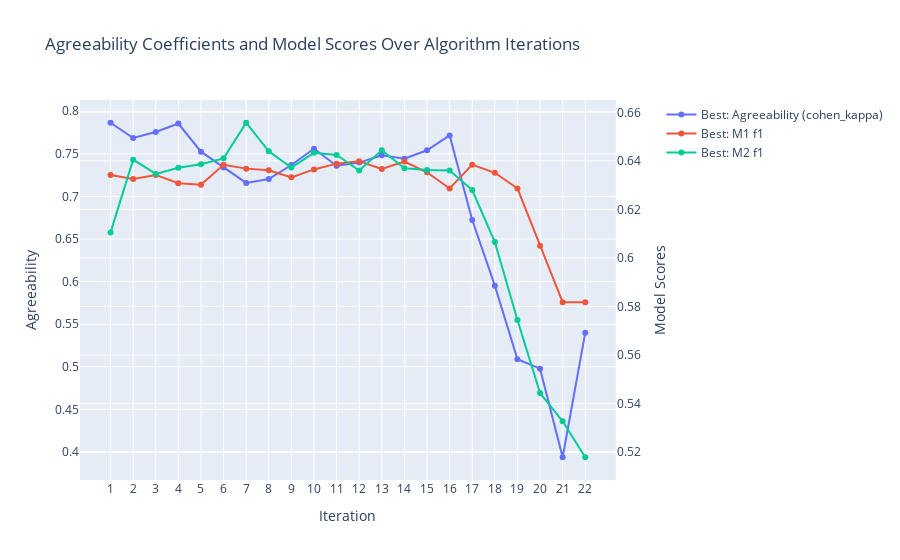

Notebook cell for this chart:
### Code cell
rfc_logit.interactive_plot()

### Figure 1 — Plotly figure (JSON) as saved in the notebook; plotly's stock layout.template omitted (floating-point values rounded to 4 significant figures)
{"data": [{"hoverinfo": "text", "hovertext": ["<br> Best: Agreeability (cohen_kappa): <br> 0.7865 <br> All: Mean Agreeability (cohen_kappa): <br> 0.7865 <br> All: Agreeability St. Dev.: <br> 0.0000", "<br> Best: Agreeability (cohen_kappa): <br> 0.7686 <br> All: Mean Agreeability (cohen_kappa): <br> 0.7710 <br> All: Agreeability St. Dev.: <br> 0.0268", "<br> Best: Agreeability (cohen_kappa): <br> 0.7757 <br> All: Mean Agreeability (cohen_kappa): <br> 0.7500 <br> All: Agreeability St. Dev.: <br> 0.0210", "<br> Best: Agreeability (cohen_kappa): <br> 0.7856 <br> All: Mean Agreeability (cohen_kappa): <br> 0.7485 <br> All: Agreeability St. Dev.: <br> 0.0253", "<br> Best: Agreeability (cohen_kappa): <br> 0.7526 <br> All: Mean Agreeability (cohen_kappa): <br> 0.7378 <br> All: Agreeability St. Dev.: <br> 0.0330", "<br> Best: Agreeability (cohen_kappa): <br> 0.7340 <br> All: Mean Agreeability (cohen_kappa): <br> 0.7221 <br> All: Agreeability St. Dev.: <br> 0.0289", "<br> Best: Agreeability (cohen_kappa): <br> 0.7159 <br> All: Mean Agreeability (cohen_kappa): <br> 0.7068 <br> All: Agreeability St. Dev.: <br> 0.0280", "<br> Best: Agreeability (cohen_kappa): <br> 0.7204 <br> All: Mean Agreeability (cohen_kappa): <br> 0.7052 <br> All: Agreeability St. Dev.: <br> 0.0268", "<br> Best: Agreeability (cohen_kappa): <br> 0.7369 <br> All: Mean Agreeability (cohen_kappa): <br> 0.7010 <br> All: Agreeability St. Dev.: <br> 0.0290", "<br> Best: Agreeability (cohen_kappa): <br> 0.7561 <br> All: Mean Agreeability (cohen_kappa): <br> 0.7094 <br> All: Agreeability St. Dev.: <br> 0.0485", "<br> Best: Agreeability (cohen_kappa): <br> 0.7361 <br> All: Mean Agreeability (cohen_kappa): <br> 0.7115 <br> All: Agreeability St. Dev.: <br> 0.0478", "<br> Best: Agreeability (cohen_kappa): <br> 0.7397 <br> All: Mean Agreeability (cohen_kappa): <br> 0.6948 <br> All: Agreeability St. Dev.: <br> 0.0391", "<br> Best: Agreeability (cohen_kappa): <br> 0.7483 <br> All: Mean Agreeability (cohen_kappa): <br> 0.7014 <br> All: Agreeability St. Dev.: <br> 0.0490", "<br> Best: Agreeability (cohen_kappa): <br> 0.7443 <br> All: Mean Agreeability (cohen_kappa): <br> 0.7114 <br> All: Agreeability St. Dev.: <br> 0.0365", "<br> Best: Agreeability (cohen_kappa): <br> 0.7542 <br> All: Mean Agreeability (cohen_kappa): <br> 0.6983 <br> All: Agreeability St. Dev.: <br> 0.0549", "<br> Best: Agreeability (cohen_kappa): <br> 0.7717 <br> All: Mean Agreeability (cohen_kappa): <br> 0.6955 <br> All: Agreeability St. Dev.: <br> 0.0469", "<br> Best: Agreeability (cohen_kappa): <br> 0.6722 <br> All: Mean Agreeability (cohen_kappa): <br> 0.7031 <br> All: Agreeability St. Dev.: <br> 0.0425", "<br> Best: Agreeability (cohen_kappa): <br> 0.5952 <br> All: Mean Agreeability (cohen_kappa): <br> 0.5826 <br> All: Agreeability St. Dev.: <br> 0.0329", "<br> Best: Agreeability (cohen_kappa): <br> 0.5088 <br> All: Mean Agreeability (cohen_kappa): <br> 0.5047 <br> All: Agreeability St. Dev.: <br> 0.0435", "<br> Best: Agreeability (cohen_kappa): <br> 0.4978 <br> All: Mean Agreeability (cohen_kappa): <br> 0.3704 <br> All: Agreeability St. Dev.: <br> 0.0822", "<br> Best: Agreeability (cohen_kappa): <br> 0.3938 <br> All: Mean Agreeability (cohen_kappa): <br> 0.2497 <br> All: Agreeability St. Dev.: <br> 0.1244", "<br> Best: Agreeability (cohen_kappa): <br> 0.5400 <br> All: Mean Agreeability (cohen_kappa): <br> 0.2223 <br> All: Agreeability St. Dev.: <br> 0.3178"], "mode": "lines+markers", "name": "Best: Agreeability (cohen_kappa)", "type": "scatter", "x": [1, 2, 3, 4, 5, 6, 7, 8, 9, 10, 11, 12, 13, 14, 15, 16, 17, 18, 19, 20, 21, 22], "xaxis": "x", "y": [0.7865, 0.7686, 0.7757, 0.7856, 0.7526, 0.734, 0.7159, 0.7204, 0.7369, 0.7561, 0.7361, 0.7397, 0.7483, 0.7443, 0.7542, 0.7717, 0.6722, 0.5952, 0.5088, 0.4978, 0.3938, 0.54], "yaxis": "y"}, {"hoverinfo": "text", "hovertext": ["<br> Best: M1 f1: <br> 0.6342 <br> Best: M1 Included Features: <br> Latitude, Longitude, TenureMonths, MonthlyCharges, TotalCharges, CLTV, Gender, SeniorCitizen, Partner, Dependents, PhoneService, PaperlessBilling, MultipleLines_No_phone_service, MultipleLines_Yes, InternetService_Fiber_optic, InternetService_No, OnlineSecurity_No_internet_service, OnlineSecurity_Yes, OnlineBackup_No_internet_service, OnlineBackup_Yes, DeviceProtection_No_internet_service, DeviceProtection_Yes, TechSupport_No_internet_service, TechSupport_Yes, StreamingTV_No_internet_service, StreamingTV_Yes, StreamingMovies_No_internet_service, StreamingMovies_Yes, Contract_One_year, Contract_Two_year, PaymentMethod_Credit_card_(automatic), PaymentMethod_Electronic_check, PaymentMethod_Mailed_check <br> All: M1 Mean f1: <br> 0.6342 <br> All: M1 STD f1: <br> 0.0000", "<br> Best: M1 f1: <br> 0.6325 <br> Best: M1 Included Features: <br> Latitude, TenureMonths, MonthlyCharges, TotalCharges, CLTV, Gender, SeniorCitizen, Partner, Dependents, PhoneService, PaperlessBilling, MultipleLines_No_phone_service, MultipleLines_Yes, InternetService_Fiber_optic, InternetService_No, OnlineSecurity_No_internet_service, OnlineSecurity_Yes, OnlineBackup_No_internet_service, OnlineBackup_Yes, DeviceProtection_No_internet_service, DeviceProtection_Yes, TechSupport_No_internet_service, TechSupport_Yes, StreamingTV_No_internet_service, StreamingTV_Yes, StreamingMovies_No_internet_service, StreamingMovies_Yes, Contract_One_year, Contract_Two_year, PaymentMethod_Credit_card_(automatic), PaymentMethod_Electronic_check, PaymentMethod_Mailed_check <br> All: M1 Mean f1: <br> 0.6223 <br> All: M1 STD f1: <br> 0.0065", "<br> Best: M1 f1: <br> 0.6342 <br> Best: M1 Included Features: <br> Latitude, TenureMonths, MonthlyCharges, TotalCharges, CLTV, Gender, SeniorCitizen, Dependents, PhoneService, PaperlessBilling, MultipleLines_No_phone_service, MultipleLines_Yes, InternetService_Fiber_optic, InternetService_No, OnlineSecurity_No_internet_service, OnlineSecurity_Yes, OnlineBackup_No_internet_service, OnlineBackup_Yes, DeviceProtection_No_internet_service, DeviceProtection_Yes, TechSupport_No_internet_service, TechSupport_Yes, StreamingTV_No_internet_service, StreamingTV_Yes, StreamingMovies_No_internet_service, StreamingMovies_Yes, Contract_One_year, Contract_Two_year, PaymentMethod_Credit_card_(automatic), PaymentMethod_Electronic_check, PaymentMethod_Mailed_check <br> All: M1 Mean f1: <br> 0.6214 <br> All: M1 STD f1: <br> 0.0065", "<br> Best: M1 f1: <br> 0.6308 <br> Best: M1 Included Features: <br> TenureMonths, MonthlyCharges, TotalCharges, CLTV, Gender, SeniorCitizen, Dependents, PhoneService, PaperlessBilling, MultipleLines_No_phone_service, MultipleLines_Yes, InternetService_Fiber_optic, InternetService_No, OnlineSecurity_No_internet_service, OnlineSecurity_Yes, OnlineBackup_No_internet_service, OnlineBackup_Yes, DeviceProtection_No_internet_service, DeviceProtection_Yes, TechSupport_No_internet_service, TechSupport_Yes, StreamingTV_No_internet_service, StreamingTV_Yes, StreamingMovies_No_internet_service, StreamingMovies_Yes, Contract_One_year, Contract_Two_year, PaymentMethod_Credit_card_(automatic), PaymentMethod_Electronic_check, PaymentMethod_Mailed_check <br> All: M1 Mean f1: <br> 0.6202 <br> All: M1 STD f1: <br> 0.0077", "<br> Best: M1 f1: <br> 0.6302 <br> Best: M1 Included Features: <br> TenureMonths, TotalCharges, CLTV, Gender, SeniorCitizen, Dependents, PhoneService, PaperlessBilling, MultipleLines_No_phone_service, MultipleLines_Yes, InternetService_Fiber_optic, InternetService_No, OnlineSecurity_No_internet_service, OnlineSecurity_Yes, OnlineBackup_No_internet_service, OnlineBackup_Yes, DeviceProtection_No_internet_service, DeviceProtection_Yes, TechSupport_No_internet_service, TechSupport_Yes, StreamingTV_No_internet_service, StreamingTV_Yes, StreamingMovies_No_internet_service, StreamingMovies_Yes, Contract_One_year, Contract_Two_year, PaymentMethod_Credit_card_(automatic), PaymentMethod_Electronic_check, PaymentMethod_Mailed_check <br> All: M1 Mean f1: <br> 0.6205 <br> All: M1 STD f1: <br> 0.0070", "<br> Best: M1 f1: <br> 0.6383 <br> Best: M1 Included Features: <br> TenureMonths, TotalCharges, CLTV, Gender, SeniorCitizen, Dependents, PhoneService, PaperlessBilling, MultipleLines_No_phone_service, MultipleLines_Yes, InternetService_Fiber_optic, InternetService_No, OnlineSecurity_No_internet_service, OnlineSecurity_Yes, DeviceProtection_No_internet_service, DeviceProtection_Yes, TechSupport_No_internet_service, TechSupport_Yes, StreamingTV_No_internet_service, StreamingTV_Yes, StreamingMovies_No_internet_service, StreamingMovies_Yes, Contract_One_year, Contract_Two_year, PaymentMethod_Credit_card_(automatic), PaymentMethod_Electronic_check, PaymentMethod_Mailed_check <br> All: M1 Mean f1: <br> 0.6214 <br> All: M1 STD f1: <br> 0.0114", "<br> Best: M1 f1: <br> 0.6368 <br> Best: M1 Included Features: <br> TenureMonths, TotalCharges, CLTV, Gender, SeniorCitizen, Dependents, PhoneService, PaperlessBilling, MultipleLines_No_phone_service, MultipleLines_Yes, InternetService_Fiber_optic, InternetService_No, OnlineSecurity_No_internet_service, OnlineSecurity_Yes, DeviceProtection_No_internet_service, DeviceProtection_Yes, TechSupport_No_internet_service, TechSupport_Yes, StreamingMovies_No_internet_service, StreamingMovies_Yes, Contract_One_year, Contract_Two_year, PaymentMethod_Credit_card_(automatic), PaymentMethod_Electronic_check, PaymentMethod_Mailed_check <br> All: M1 Mean f1: <br> 0.6269 <br> All: M1 STD f1: <br> 0.0071", "<br> Best: M1 f1: <br> 0.6361 <br> Best: M1 Included Features: <br> TenureMonths, TotalCharges, CLTV, Gender, SeniorCitizen, Dependents, PhoneService, PaperlessBilling, InternetService_Fiber_optic, InternetService_No, OnlineSecurity_No_internet_service, OnlineSecurity_Yes, DeviceProtection_No_internet_service, DeviceProtection_Yes, TechSupport_No_internet_service, TechSupport_Yes, StreamingMovies_No_internet_service, StreamingMovies_Yes, Contract_One_year, Contract_Two_year, PaymentMethod_Credit_card_(automatic), PaymentMethod_Electronic_check, PaymentMethod_Mailed_check <br> All: M1 Mean f1: <br> 0.6280 <br> All: M1 STD f1: <br> 0.0070", "<br> Best: M1 f1: <br> 0.6332 <br> Best: M1 Included Features: <br> TenureMonths, TotalCharges, CLTV, SeniorCitizen, Dependents, PhoneService, PaperlessBilling, InternetService_Fiber_optic, InternetService_No, OnlineSecurity_No_internet_service, OnlineSecurity_Yes, DeviceProtection_No_internet_service, DeviceProtection_Yes, TechSupport_No_internet_service, TechSupport_Yes, StreamingMovies_No_internet_service, StreamingMovies_Yes, Contract_One_year, Contract_Two_year, PaymentMethod_Credit_card_(automatic), PaymentMethod_Electronic_check, PaymentMethod_Mailed_check <br> All: M1 Mean f1: <br> 0.6257 <br> All: M1 STD f1: <br> 0.0076", "<br> Best: M1 f1: <br> 0.6365 <br> Best: M1 Included Features: <br> TenureMonths, TotalCharges, CLTV, SeniorCitizen, Dependents, PhoneService, PaperlessBilling, InternetService_Fiber_optic, InternetService_No, OnlineSecurity_No_internet_service, OnlineSecurity_Yes, DeviceProtection_No_internet_service, DeviceProtection_Yes, TechSupport_No_internet_service, TechSupport_Yes, Contract_One_year, Contract_Two_year, PaymentMethod_Credit_card_(automatic), PaymentMethod_Electronic_check, PaymentMethod_Mailed_check <br> All: M1 Mean f1: <br> 0.6245 <br> All: M1 STD f1: <br> 0.0086", "<br> Best: M1 f1: <br> 0.6389 <br> Best: M1 Included Features: <br> TenureMonths, TotalCharges, CLTV, SeniorCitizen, Dependents, PhoneService, PaperlessBilling, OnlineSecurity_No_internet_service, OnlineSecurity_Yes, DeviceProtection_No_internet_service, DeviceProtection_Yes, TechSupport_No_internet_service, TechSupport_Yes, Contract_One_year, Contract_Two_year, PaymentMethod_Credit_card_(automatic), PaymentMethod_Electronic_check, PaymentMethod_Mailed_check <br> All: M1 Mean f1: <br> 0.6281 <br> All: M1 STD f1: <br> 0.0067", "<br> Best: M1 f1: <br> 0.6398 <br> Best: M1 Included Features: <br> TenureMonths, TotalCharges, CLTV, Dependents, PhoneService, PaperlessBilling, OnlineSecurity_No_internet_service, OnlineSecurity_Yes, DeviceProtection_No_internet_service, DeviceProtection_Yes, TechSupport_No_internet_service, TechSupport_Yes, Contract_One_year, Contract_Two_year, PaymentMethod_Credit_card_(automatic), PaymentMethod_Electronic_check, PaymentMethod_Mailed_check <br> All: M1 Mean f1: <br> 0.6251 <br> All: M1 STD f1: <br> 0.0093", "<br> Best: M1 f1: <br> 0.6367 <br> Best: M1 Included Features: <br> TenureMonths, TotalCharges, Dependents, PhoneService, PaperlessBilling, OnlineSecurity_No_internet_service, OnlineSecurity_Yes, DeviceProtection_No_internet_service, DeviceProtection_Yes, TechSupport_No_internet_service, TechSupport_Yes, Contract_One_year, Contract_Two_year, PaymentMethod_Credit_card_(automatic), PaymentMethod_Electronic_check, PaymentMethod_Mailed_check <br> All: M1 Mean f1: <br> 0.6253 <br> All: M1 STD f1: <br> 0.0080", "<br> Best: M1 f1: <br> 0.6397 <br> Best: M1 Included Features: <br> TenureMonths, TotalCharges, Dependents, PhoneService, OnlineSecurity_No_internet_service, OnlineSecurity_Yes, DeviceProtection_No_internet_service, DeviceProtection_Yes, TechSupport_No_internet_service, TechSupport_Yes, Contract_One_year, Contract_Two_year, PaymentMethod_Credit_card_(automatic), PaymentMethod_Electronic_check, PaymentMethod_Mailed_check <br> All: M1 Mean f1: <br> 0.6266 <br> All: M1 STD f1: <br> 0.0067", "<br> Best: M1 f1: <br> 0.6353 <br> Best: M1 Included Features: <br> TenureMonths, TotalCharges, Dependents, PhoneService, OnlineSecurity_No_internet_service, OnlineSecurity_Yes, TechSupport_No_internet_service, TechSupport_Yes, Contract_One_year, Contract_Two_year, PaymentMethod_Credit_card_(automatic), PaymentMethod_Electronic_check, PaymentMethod_Mailed_check <br> All: M1 Mean f1: <br> 0.6241 <br> All: M1 STD f1: <br> 0.0078", "<br> Best: M1 f1: <br> 0.6286 <br> Best: M1 Included Features: <br> TenureMonths, TotalCharges, Dependents, PhoneService, TechSupport_No_internet_service, TechSupport_Yes, Contract_One_year, Contract_Two_year, PaymentMethod_Credit_card_(automatic), PaymentMethod_Electronic_check, PaymentMethod_Mailed_check <br> All: M1 Mean f1: <br> 0.6178 <br> All: M1 STD f1: <br> 0.0082", "<br> Best: M1 f1: <br> 0.6384 <br> Best: M1 Included Features: <br> TenureMonths, TotalCharges, Dependents, PhoneService, Contract_One_year, Contract_Two_year, PaymentMethod_Credit_card_(automatic), PaymentMethod_Electronic_check, PaymentMethod_Mailed_check <br> All: M1 Mean f1: <br> 0.6190 <br> All: M1 STD f1: <br> 0.0104", "<br> Best: M1 f1: <br> 0.6351 <br> Best: M1 Included Features: <br> TenureMonths, TotalCharges, Dependents, Contract_One_year, Contract_Two_year, PaymentMethod_Credit_card_(automatic), PaymentMethod_Electronic_check, PaymentMethod_Mailed_check <br> All: M1 Mean f1: <br> 0.6110 <br> All: M1 STD f1: <br> 0.0185", "<br> Best: M1 f1: <br> 0.6286 <br> Best: M1 Included Features: <br> TenureMonths, TotalCharges, Contract_One_year, Contract_Two_year, PaymentMethod_Credit_card_(automatic), PaymentMethod_Electronic_check, PaymentMethod_Mailed_check <br> All: M1 Mean f1: <br> 0.6142 <br> All: M1 STD f1: <br> 0.0149", "<br> Best: M1 f1: <br> 0.6051 <br> Best: M1 Included Features: <br> TenureMonths, TotalCharges, Contract_One_year, Contract_Two_year <br> All: M1 Mean f1: <br> 0.5676 <br> All: M1 STD f1: <br> 0.0234", "<br> Best: M1 f1: <br> 0.5818 <br> Best: M1 Included Features: <br> TotalCharges, Contract_One_year, Contract_Two_year <br> All: M1 Mean f1: <br> 0.5771 <br> All: M1 STD f1: <br> 0.0067", "<br> Best: M1 f1: <br> 0.5818 <br> Best: M1 Included Features: <br> Contract_One_year, Contract_Two_year <br> All: M1 Mean f1: <br> 0.5180 <br> All: M1 STD f1: <br> 0.0638"], "mode": "lines+markers", "name": "Best: M1 f1", "type": "scatter", "x": [1, 2, 3, 4, 5, 6, 7, 8, 9, 10, 11, 12, 13, 14, 15, 16, 17, 18, 19, 20, 21, 22], "xaxis": "x", "y": [0.6342, 0.6325, 0.6342, 0.6308, 0.6302, 0.6383, 0.6368, 0.6361, 0.6332, 0.6365, 0.6389, 0.6398, 0.6367, 0.6397, 0.6353, 0.6286, 0.6384, 0.6351, 0.6286, 0.6051, 0.5818, 0.5818], "yaxis": "y2"}, {"hoverinfo": "text", "hovertext": ["<br> Best: M2 f1: <br> 0.6105 <br> Best: M2 Included Features: <br> Latitude, Longitude, TenureMonths, MonthlyCharges, TotalCharges, CLTV, Gender, SeniorCitizen, Partner, Dependents, PhoneService, PaperlessBilling, MultipleLines_No_phone_service, MultipleLines_Yes, InternetService_Fiber_optic, InternetService_No, OnlineSecurity_No_internet_service, OnlineSecurity_Yes, OnlineBackup_No_internet_service, OnlineBackup_Yes, DeviceProtection_No_internet_service, DeviceProtection_Yes, TechSupport_No_internet_service, TechSupport_Yes, StreamingTV_No_internet_service, StreamingTV_Yes, StreamingMovies_No_internet_service, StreamingMovies_Yes, Contract_One_year, Contract_Two_year, PaymentMethod_Credit_card_(automatic), PaymentMethod_Electronic_check, PaymentMethod_Mailed_check <br> All: M2 Mean f1: <br> 0.6105 <br> All: M2 STD f1: <br> 0.0000", "<br> Best: M2 f1: <br> 0.6405 <br> Best: M2 Included Features: <br> Latitude, Longitude, TenureMonths, MonthlyCharges, TotalCharges, CLTV, Gender, SeniorCitizen, Partner, Dependents, PhoneService, PaperlessBilling, MultipleLines_No_phone_service, MultipleLines_Yes, InternetService_Fiber_optic, InternetService_No, OnlineBackup_No_internet_service, OnlineBackup_Yes, DeviceProtection_No_internet_service, DeviceProtection_Yes, TechSupport_No_internet_service, TechSupport_Yes, StreamingTV_No_internet_service, StreamingTV_Yes, StreamingMovies_No_internet_service, StreamingMovies_Yes, Contract_One_year, Contract_Two_year, PaymentMethod_Credit_card_(automatic), PaymentMethod_Electronic_check, PaymentMethod_Mailed_check <br> All: M2 Mean f1: <br> 0.6106 <br> All: M2 STD f1: <br> 0.0112", "<br> Best: M2 f1: <br> 0.6346 <br> Best: M2 Included Features: <br> Latitude, Longitude, TenureMonths, MonthlyCharges, TotalCharges, CLTV, Gender, Partner, Dependents, PhoneService, PaperlessBilling, MultipleLines_No_phone_service, MultipleLines_Yes, InternetService_Fiber_optic, InternetService_No, OnlineBackup_No_internet_service, OnlineBackup_Yes, DeviceProtection_No_internet_service, DeviceProtection_Yes, TechSupport_No_internet_service, TechSupport_Yes, StreamingTV_No_internet_service, StreamingTV_Yes, StreamingMovies_No_internet_service, StreamingMovies_Yes, Contract_One_year, Contract_Two_year, PaymentMethod_Credit_card_(automatic), PaymentMethod_Electronic_check, PaymentMethod_Mailed_check <br> All: M2 Mean f1: <br> 0.6189 <br> All: M2 STD f1: <br> 0.0082", "<br> Best: M2 f1: <br> 0.6372 <br> Best: M2 Included Features: <br> Latitude, TenureMonths, MonthlyCharges, TotalCharges, CLTV, Gender, Partner, Dependents, PhoneService, PaperlessBilling, MultipleLines_No_phone_service, MultipleLines_Yes, InternetService_Fiber_optic, InternetService_No, OnlineBackup_No_internet_service, OnlineBackup_Yes, DeviceProtection_No_internet_service, DeviceProtection_Yes, TechSupport_No_internet_service, TechSupport_Yes, StreamingTV_No_internet_service, StreamingTV_Yes, StreamingMovies_No_internet_service, StreamingMovies_Yes, Contract_One_year, Contract_Two_year, PaymentMethod_Credit_card_(automatic), PaymentMethod_Electronic_check, PaymentMethod_Mailed_check <br> All: M2 Mean f1: <br> 0.6240 <br> All: M2 STD f1: <br> 0.0085", "<br> Best: M2 f1: <br> 0.6386 <br> Best: M2 Included Features: <br> Latitude, TenureMonths, MonthlyCharges, TotalCharges, CLTV, Gender, Partner, Dependents, PhoneService, PaperlessBilling, MultipleLines_No_phone_service, MultipleLines_Yes, InternetService_Fiber_optic, InternetService_No, OnlineBackup_No_internet_service, OnlineBackup_Yes, DeviceProtection_No_internet_service, DeviceProtection_Yes, TechSupport_No_internet_service, TechSupport_Yes, StreamingTV_No_internet_service, StreamingTV_Yes, Contract_One_year, Contract_Two_year, PaymentMethod_Credit_card_(automatic), PaymentMethod_Electronic_check, PaymentMethod_Mailed_check <br> All: M2 Mean f1: <br> 0.6268 <br> All: M2 STD f1: <br> 0.0083", "<br> Best: M2 f1: <br> 0.6410 <br> Best: M2 Included Features: <br> Latitude, TenureMonths, MonthlyCharges, TotalCharges, CLTV, Partner, Dependents, PhoneService, PaperlessBilling, MultipleLines_No_phone_service, MultipleLines_Yes, InternetService_Fiber_optic, InternetService_No, OnlineBackup_No_internet_service, OnlineBackup_Yes, DeviceProtection_No_internet_service, DeviceProtection_Yes, TechSupport_No_internet_service, TechSupport_Yes, StreamingTV_No_internet_service, StreamingTV_Yes, Contract_One_year, Contract_Two_year, PaymentMethod_Credit_card_(automatic), PaymentMethod_Electronic_check, PaymentMethod_Mailed_check <br> All: M2 Mean f1: <br> 0.6254 <br> All: M2 STD f1: <br> 0.0096", "<br> Best: M2 f1: <br> 0.6557 <br> Best: M2 Included Features: <br> Latitude, TenureMonths, MonthlyCharges, TotalCharges, CLTV, Dependents, PhoneService, PaperlessBilling, MultipleLines_No_phone_service, MultipleLines_Yes, InternetService_Fiber_optic, InternetService_No, OnlineBackup_No_internet_service, OnlineBackup_Yes, DeviceProtection_No_internet_service, DeviceProtection_Yes, TechSupport_No_internet_service, TechSupport_Yes, StreamingTV_No_internet_service, StreamingTV_Yes, Contract_One_year, Contract_Two_year, PaymentMethod_Credit_card_(automatic), PaymentMethod_Electronic_check, PaymentMethod_Mailed_check <br> All: M2 Mean f1: <br> 0.6318 <br> All: M2 STD f1: <br> 0.0136", "<br> Best: M2 f1: <br> 0.6439 <br> Best: M2 Included Features: <br> Latitude, TenureMonths, MonthlyCharges, TotalCharges, CLTV, Dependents, PhoneService, PaperlessBilling, InternetService_Fiber_optic, InternetService_No, OnlineBackup_No_internet_service, OnlineBackup_Yes, DeviceProtection_No_internet_service, DeviceProtection_Yes, TechSupport_No_internet_service, TechSupport_Yes, StreamingTV_No_internet_service, StreamingTV_Yes, Contract_One_year, Contract_Two_year, PaymentMethod_Credit_card_(automatic), PaymentMethod_Electronic_check, PaymentMethod_Mailed_check <br> All: M2 Mean f1: <br> 0.6298 <br> All: M2 STD f1: <br> 0.0088", "<br> Best: M2 f1: <br> 0.6373 <br> Best: M2 Included Features: <br> Latitude, TenureMonths, MonthlyCharges, CLTV, Dependents, PhoneService, PaperlessBilling, InternetService_Fiber_optic, InternetService_No, OnlineBackup_No_internet_service, OnlineBackup_Yes, DeviceProtection_No_internet_service, DeviceProtection_Yes, TechSupport_No_internet_service, TechSupport_Yes, StreamingTV_No_internet_service, StreamingTV_Yes, Contract_One_year, Contract_Two_year, PaymentMethod_Credit_card_(automatic), PaymentMethod_Electronic_check, PaymentMethod_Mailed_check <br> All: M2 Mean f1: <br> 0.6187 <br> All: M2 STD f1: <br> 0.0129", "<br> Best: M2 f1: <br> 0.6433 <br> Best: M2 Included Features: <br> Latitude, TenureMonths, MonthlyCharges, CLTV, Dependents, PhoneService, PaperlessBilling, OnlineBackup_No_internet_service, OnlineBackup_Yes, DeviceProtection_No_internet_service, DeviceProtection_Yes, TechSupport_No_internet_service, TechSupport_Yes, StreamingTV_No_internet_service, StreamingTV_Yes, Contract_One_year, Contract_Two_year, PaymentMethod_Credit_card_(automatic), PaymentMethod_Electronic_check, PaymentMethod_Mailed_check <br> All: M2 Mean f1: <br> 0.6240 <br> All: M2 STD f1: <br> 0.0147", "<br> Best: M2 f1: <br> 0.6424 <br> Best: M2 Included Features: <br> Latitude, TenureMonths, MonthlyCharges, CLTV, Dependents, PhoneService, OnlineBackup_No_internet_service, OnlineBackup_Yes, DeviceProtection_No_internet_service, DeviceProtection_Yes, TechSupport_No_internet_service, TechSupport_Yes, StreamingTV_No_internet_service, StreamingTV_Yes, Contract_One_year, Contract_Two_year, PaymentMethod_Credit_card_(automatic), PaymentMethod_Electronic_check, PaymentMethod_Mailed_check <br> All: M2 Mean f1: <br> 0.6185 <br> All: M2 STD f1: <br> 0.0186", "<br> Best: M2 f1: <br> 0.6360 <br> Best: M2 Included Features: <br> Latitude, TenureMonths, MonthlyCharges, CLTV, Dependents, OnlineBackup_No_internet_service, OnlineBackup_Yes, DeviceProtection_No_internet_service, DeviceProtection_Yes, TechSupport_No_internet_service, TechSupport_Yes, StreamingTV_No_internet_service, StreamingTV_Yes, Contract_One_year, Contract_Two_year, PaymentMethod_Credit_card_(automatic), PaymentMethod_Electronic_check, PaymentMethod_Mailed_check <br> All: M2 Mean f1: <br> 0.6186 <br> All: M2 STD f1: <br> 0.0143", "<br> Best: M2 f1: <br> 0.6444 <br> Best: M2 Included Features: <br> Latitude, TenureMonths, MonthlyCharges, CLTV, Dependents, DeviceProtection_No_internet_service, DeviceProtection_Yes, TechSupport_No_internet_service, TechSupport_Yes, StreamingTV_No_internet_service, StreamingTV_Yes, Contract_One_year, Contract_Two_year, PaymentMethod_Credit_card_(automatic), PaymentMethod_Electronic_check, PaymentMethod_Mailed_check <br> All: M2 Mean f1: <br> 0.6189 <br> All: M2 STD f1: <br> 0.0133", "<br> Best: M2 f1: <br> 0.6369 <br> Best: M2 Included Features: <br> Latitude, TenureMonths, MonthlyCharges, CLTV, Dependents, DeviceProtection_No_internet_service, DeviceProtection_Yes, TechSupport_No_internet_service, TechSupport_Yes, StreamingTV_No_internet_service, StreamingTV_Yes, Contract_One_year, Contract_Two_year <br> All: M2 Mean f1: <br> 0.6197 <br> All: M2 STD f1: <br> 0.0138", "<br> Best: M2 f1: <br> 0.6363 <br> Best: M2 Included Features: <br> Latitude, TenureMonths, MonthlyCharges, CLTV, Dependents, DeviceProtection_No_internet_service, DeviceProtection_Yes, TechSupport_No_internet_service, TechSupport_Yes, Contract_One_year, Contract_Two_year <br> All: M2 Mean f1: <br> 0.6184 <br> All: M2 STD f1: <br> 0.0108", "<br> Best: M2 f1: <br> 0.6360 <br> Best: M2 Included Features: <br> Latitude, TenureMonths, MonthlyCharges, CLTV, Dependents, TechSupport_No_internet_service, TechSupport_Yes, Contract_One_year, Contract_Two_year <br> All: M2 Mean f1: <br> 0.6114 <br> All: M2 STD f1: <br> 0.0182", "<br> Best: M2 f1: <br> 0.6280 <br> Best: M2 Included Features: <br> TenureMonths, MonthlyCharges, CLTV, Dependents, TechSupport_No_internet_service, TechSupport_Yes, Contract_One_year, Contract_Two_year <br> All: M2 Mean f1: <br> 0.6160 <br> All: M2 STD f1: <br> 0.0103", "<br> Best: M2 f1: <br> 0.6066 <br> Best: M2 Included Features: <br> TenureMonths, MonthlyCharges, CLTV, TechSupport_No_internet_service, TechSupport_Yes, Contract_One_year, Contract_Two_year <br> All: M2 Mean f1: <br> 0.5895 <br> All: M2 STD f1: <br> 0.0133", "<br> Best: M2 f1: <br> 0.5745 <br> Best: M2 Included Features: <br> TenureMonths, MonthlyCharges, CLTV, TechSupport_No_internet_service, TechSupport_Yes <br> All: M2 Mean f1: <br> 0.5641 <br> All: M2 STD f1: <br> 0.0095", "<br> Best: M2 f1: <br> 0.5444 <br> Best: M2 Included Features: <br> TenureMonths, MonthlyCharges, CLTV <br> All: M2 Mean f1: <br> 0.5232 <br> All: M2 STD f1: <br> 0.0168", "<br> Best: M2 f1: <br> 0.5327 <br> Best: M2 Included Features: <br> TenureMonths, MonthlyCharges <br> All: M2 Mean f1: <br> 0.4537 <br> All: M2 STD f1: <br> 0.0571", "<br> Best: M2 f1: <br> 0.5179 <br> Best: M2 Included Features: <br> TenureMonths <br> All: M2 Mean f1: <br> 0.4349 <br> All: M2 STD f1: <br> 0.0831"], "mode": "lines+markers", "name": "Best: M2 f1", "type": "scatter", "x": [1, 2, 3, 4, 5, 6, 7, 8, 9, 10, 11, 12, 13, 14, 15, 16, 17, 18, 19, 20, 21, 22], "xaxis": "x", "y": [0.6105, 0.6405, 0.6346, 0.6372, 0.6386, 0.641, 0.6557, 0.6439, 0.6373, 0.6433, 0.6424, 0.636, 0.6444, 0.6369, 0.6363, 0.636, 0.628, 0.6066, 0.5745, 0.5444, 0.5327, 0.5179], "yaxis": "y2"}], "layout": {"hovermode": "closest", "title": {"text": "Agreeability Coefficients and Model Scores Over Algorithm Iterations"}, "xaxis": {"anchor": "y", "domain": [0, 0.94], "title": {"text": "Iteration"}, "type": "category"}, "yaxis": {"anchor": "x", "domain": [0, 1], "title": {"text": "Agreeability"}}, "yaxis2": {"anchor": "x", "overlaying": "y", "side": "right", "title": {"text": "Model Scores"}}}}
